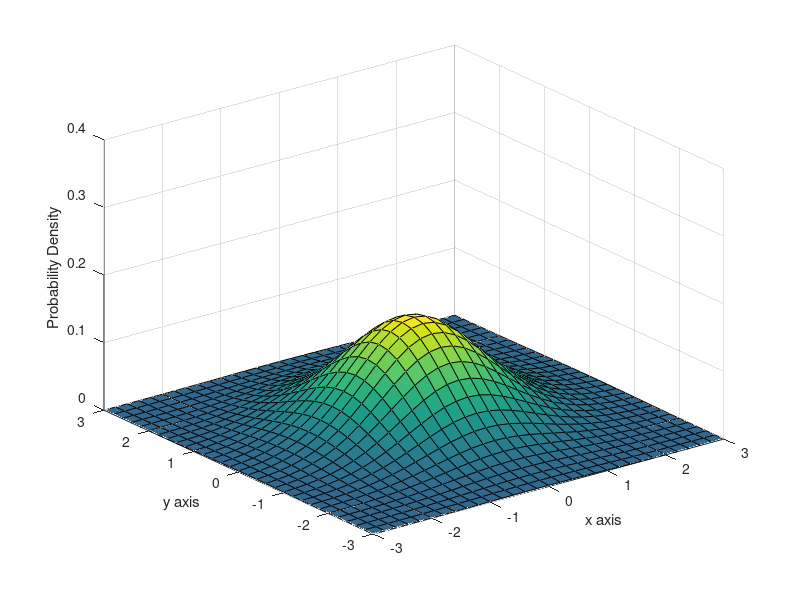

Write MATLAB code to recreate this figure.
mu = [0 0];
Sigma = [1 0; 0 1];
x1 = -3:.2:3; x2 = -3:.2:3;

[X1,X2] = meshgrid(x1,x2);
F = mvnpdf([X1(:) X2(:)],mu,Sigma);
F = reshape(F,length(x2),length(x1));
surf(x1,x2,F);
caxis([min(F(:))-.5*range(F(:)),max(F(:))]);
axis([-3 3 -3 3 0 .4])
xlabel('x axis'); ylabel('y axis'); zlabel('Probability Density');